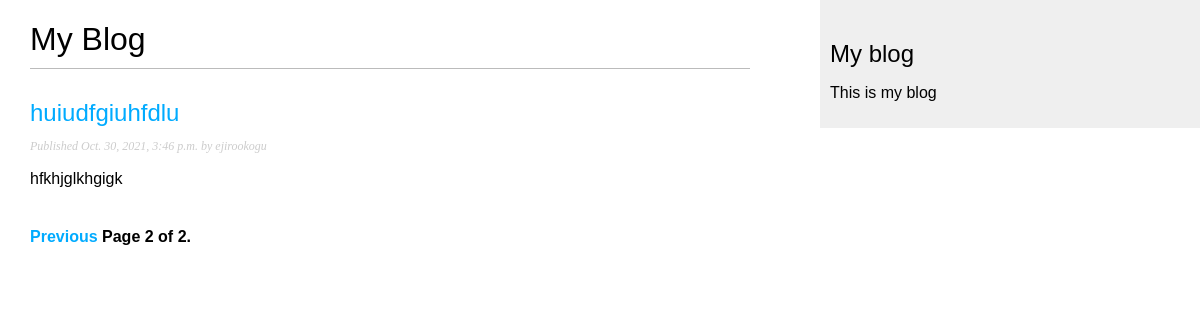
Screenshot of /blog/?page=2 with the database file from the repository.
### blog/models.py (models this page shows, shortened)
class Post(models.Model):
    STATUS_CHOICES = (
        ('draft', 'Draft'),
        ('published', 'Published'),
    )
    title = models.CharField(max_length=250)
    slug = models.SlugField(max_length=250, unique_for_date='publish')
    author = models.ForeignKey(User, on_delete=models.CASCADE, related_name='blog_posts')
    body = models.TextField()
    publish = models.DateTimeField(default=timezone.now)
    created = models.DateTimeField(auto_now_add=True)
    updated = models.DateTimeField(auto_now=True)
    status = models.CharField(max_length=10, choices=STATUS_CHOICES, default='draft')
    objects = models.Manager() # The default manager.
    published = PublishedManager() # Our custom manager.
    class Meta:
        ordering = ('-publish',)
    def get_absolute_url(self):
        return reverse('blog:post_detail',
                       args=[self.publish.year,
                             self.publish.month,
                             self.publish.day, self.slug])

### blog/views.py (the view)
# urls.py: path('', views.post_list, name='post_list'),
def post_list(request):
    object_list = Post.published.all()
    paginator = Paginator(object_list, 3) # 3 posts in each page
    page = request.GET.get('page')
    try:
        posts = paginator.page(page)
    except PageNotAnInteger:
        posts = paginator.page(1)
    except EmptyPage:
        posts = paginator.page(paginator.num_pages)
    return render(request,
                 'blog/post/list.html',
                 {'page': page,
                  'posts': posts})

### blog/models.py (called while the page is built)
    def get_queryset(self):
        return super(PublishedManager,
                     self).get_queryset()\
                          .filter(status='published')

### blog/templates/blog/post/list.html (shortened to what this page needs)
{% extends "blog/base.html" %}
{% block content %}
  <h1>My Blog</h1>
  {% for post in posts %}
     <h2>
        <a href="{{ post.get_absolute_url }}">
            {{ post.title}}
        </a>
     </h2>
     <p class="date">
        Published {{ post.publish }} by {{ post.author }}
     </p>
        {{ post.body|truncatewords:30|linebreaks }}
   {% endfor %}
   {% include "pagination.html" with page=posts %}
{% endblock %}

### blog/static/css/blog.css (style rules this page uses)
body { margin:0; padding:0; font-family:helvetica, sans-serif; }
a { color:#00abff; text-decoration:none; }
h1 { font-weight:normal; border-bottom:1px solid #bbb; padding:0 0 10px 0; }
h2 { font-weight:normal; margin:30px 0 0; }
p.date { color:#ccc; font-family: georgia, serif; font-size: 12px; font-style: italic; }

### rows the page displays
Post: title "huiudfgiuhfdlu", publish "Oct. 30, 2021, 3:46 p.m.", author "ejirookogu", body "hfkhjglkhgigk"

### other values shown
{{ page.number }} "2"
{{ page.paginator.num_pages }} "2"
